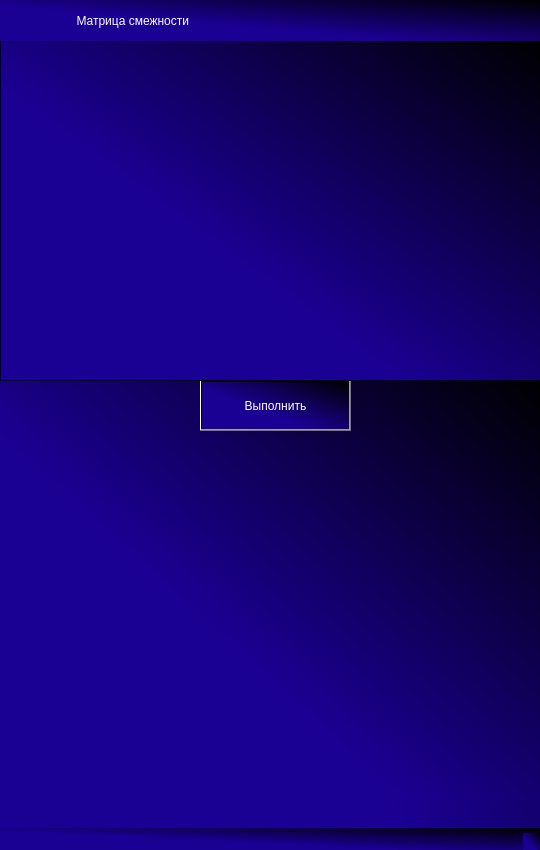
<?xml version="1.0" encoding="UTF-8"?>
<ui version="4.0">
 <class>MainWindow</class>
 <widget class="QMainWindow" name="MainWindow">
  <property name="geometry">
   <rect>
    <x>0</x>
    <y>0</y>
    <width>540</width>
    <height>850</height>
   </rect>
  </property>
  <property name="maximumSize">
   <size>
    <width>540</width>
    <height>850</height>
   </size>
  </property>
  <property name="windowTitle">
   <string>MainWindow</string>
  </property>
  <property name="styleSheet">
   <string notr="true">background-color: qlineargradient(spread:pad, x1:1, y1:0, x2:0.353234, y2:0.557, stop:0 rgba(0, 0, 0, 255), stop:1 rgba(27, 0, 148, 255));</string>
  </property>
  <widget class="QWidget" name="centralwidget">
   <widget class="QLabel" name="label">
    <property name="geometry">
     <rect>
      <x>0</x>
      <y>380</y>
      <width>540</width>
      <height>421</height>
     </rect>
    </property>
    <property name="maximumSize">
     <size>
      <width>540</width>
      <height>425</height>
     </size>
    </property>
    <property name="styleSheet">
     <string notr="true">font: 16pt &quot;Times New Roman&quot;;
color: rgb(255, 255, 255);</string>
    </property>
    <property name="text">
     <string/>
    </property>
    <property name="wordWrap">
     <bool>true</bool>
    </property>
   </widget>
   <widget class="QPushButton" name="pushButton">
    <property name="geometry">
     <rect>
      <x>200</x>
      <y>380</y>
      <width>151</width>
      <height>51</height>
     </rect>
    </property>
    <property name="toolTip">
     <string>&lt;html&gt;&lt;head/&gt;&lt;body&gt;&lt;p&gt;&lt;span style=&quot; font-size:16pt; color:#ffffff;&quot;&gt;Выполнить&lt;/span&gt;&lt;/p&gt;&lt;/body&gt;&lt;/html&gt;</string>
    </property>
    <property name="whatsThis">
     <string>&lt;html&gt;&lt;head/&gt;&lt;body&gt;&lt;p&gt;&lt;span style=&quot; font-size:16pt; color:#ffffff;&quot;&gt;Выполнить&lt;/span&gt;&lt;/p&gt;&lt;/body&gt;&lt;/html&gt;</string>
    </property>
    <property name="styleSheet">
     <string notr="true">color: rgb(255, 255, 255);
font: 16pt &quot;Times New Roman&quot;;
</string>
    </property>
    <property name="text">
     <string>Выполнить</string>
    </property>
   </widget>
   <widget class="QTextEdit" name="textEdit">
    <property name="geometry">
     <rect>
      <x>0</x>
      <y>40</y>
      <width>541</width>
      <height>341</height>
     </rect>
    </property>
    <property name="styleSheet">
     <string notr="true">font: 16pt &quot;Times New Roman&quot;;
color: rgb(255, 255, 255);
</string>
    </property>
    <property name="html">
     <string>&lt;!DOCTYPE HTML PUBLIC &quot;-//W3C//DTD HTML 4.0//EN&quot; &quot;http://www.w3.org/TR/REC-html40/strict.dtd&quot;&gt;
&lt;html&gt;&lt;head&gt;&lt;meta name=&quot;qrichtext&quot; content=&quot;1&quot; /&gt;&lt;style type=&quot;text/css&quot;&gt;
p, li { white-space: pre-wrap; }
&lt;/style&gt;&lt;/head&gt;&lt;body style=&quot; font-family:'Times New Roman'; font-size:16pt; font-weight:400; font-style:normal;&quot;&gt;
&lt;p style=&quot;-qt-paragraph-type:empty; margin-top:0px; margin-bottom:0px; margin-left:0px; margin-right:0px; -qt-block-indent:0; text-indent:0px;&quot;&gt;&lt;br /&gt;&lt;/p&gt;&lt;/body&gt;&lt;/html&gt;</string>
    </property>
   </widget>
   <widget class="QLabel" name="label_2">
    <property name="geometry">
     <rect>
      <x>0</x>
      <y>0</y>
      <width>541</width>
      <height>41</height>
     </rect>
    </property>
    <property name="styleSheet">
     <string notr="true">font: 16pt &quot;Times New Roman&quot;;
color: rgb(255, 255, 255);</string>
    </property>
    <property name="text">
     <string>                       Матрица смежности</string>
    </property>
   </widget>
  </widget>
  <widget class="QMenuBar" name="menubar">
   <property name="geometry">
    <rect>
     <x>0</x>
     <y>0</y>
     <width>540</width>
     <height>26</height>
    </rect>
   </property>
  </widget>
  <widget class="QStatusBar" name="statusbar"/>
 </widget>
 <resources/>
 <connections/>
</ui>
